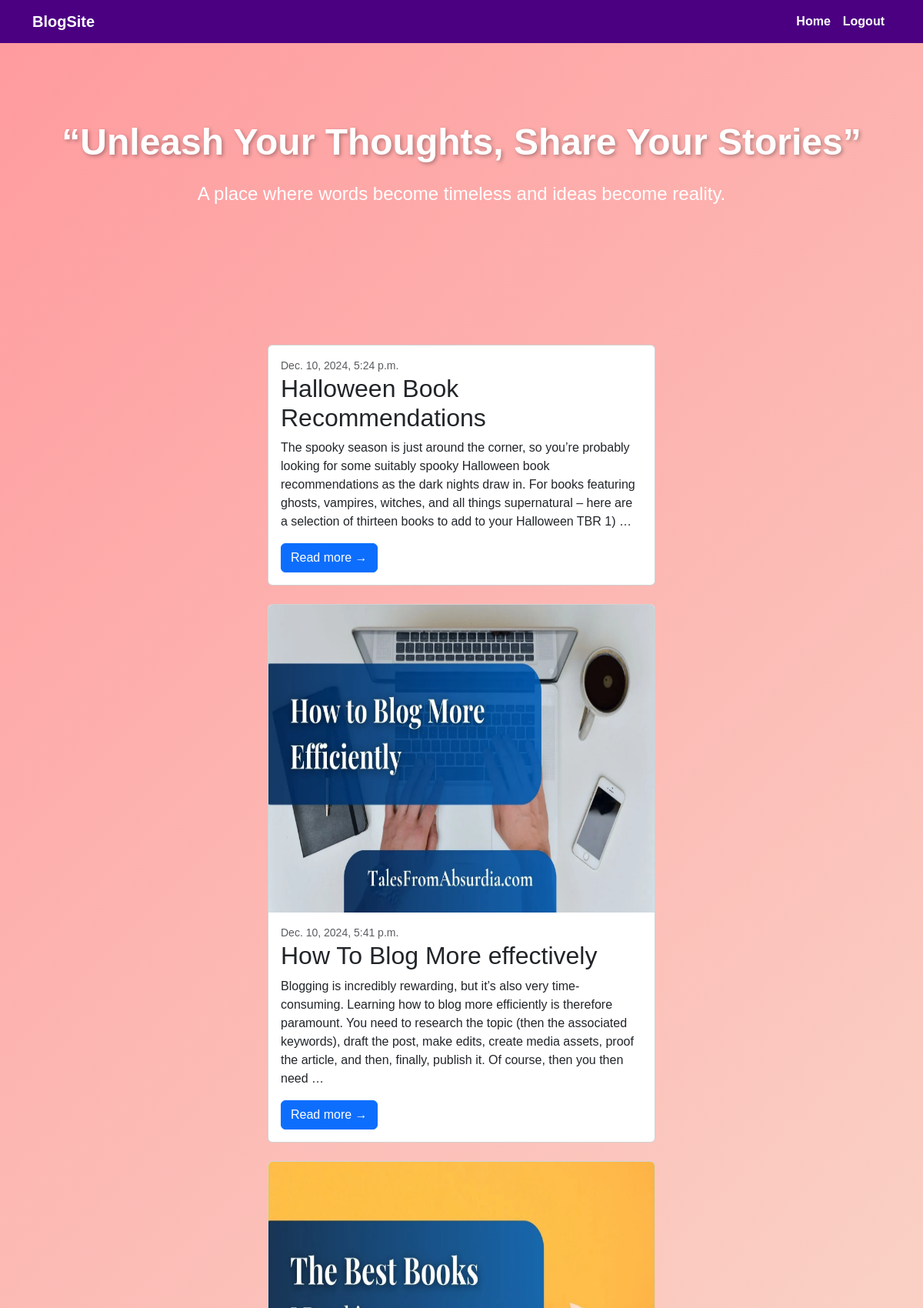
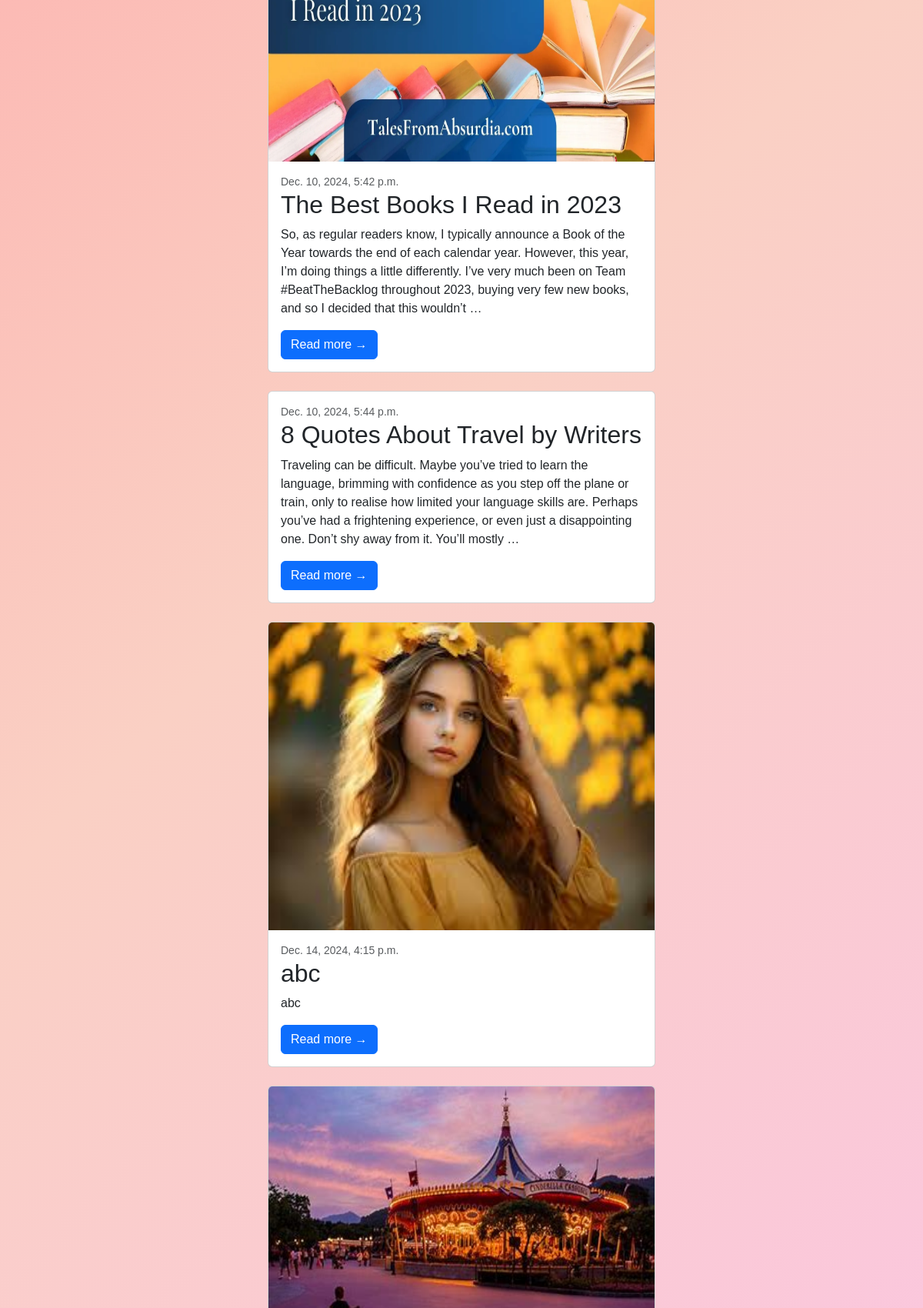
/view (upper part), run on the app's committed database (2 pictures, top to bottom).
### AdminApp/models.py (models this page shows, shortened)
class Blog(models.Model):
    title=models.CharField(max_length=100)
    image=models.ImageField(upload_to="images",blank=True, null=True)
    description=models.TextField()
    created_at=models.DateTimeField(auto_now_add=True)
    user=models.ForeignKey(settings.AUTH_USER_MODEL,on_delete=models.CASCADE)

### UserApp/views.py (the view)
# urls.py: path('view',views.ViewerHomeView.as_view(),name='viewerhome_view'),
class ViewerHomeView(TemplateView):
    template_name="viewer.html"
    def get_context_data(self, **kwargs):
        context=super().get_context_data(**kwargs)
        context["blog"]=Blog.objects.all()
        return context

### UserApp/templates/viewer.html (shortened to what this page needs)
<!DOCTYPE html>
<html lang="en">
<head>
    <link rel="stylesheet" href="https://cdn.jsdelivr.net/npm/bootstrap@5.3.2/dist/css/bootstrap.min.css">
</head>
<body>
    <nav class="navbar navbar-expand-lg">
        <div class="container">
            <a class="navbar-brand" href="#">BlogSite</a>
            <div class="collapse navbar-collapse">
                <ul class="navbar-nav ms-auto">
                    <li class="nav-item">
                        <a class="nav-link" href="{% url 'viewerhome_view' %}">Home</a>
                    </li>
                    <li class="nav-item">
                        <a class="nav-link" href="{% url 'logout_view' %}">Logout</a>
                    </li>
                </ul>
            </div>
        </div>
    </nav>
    {% block content%}
    <div class="hero">
        <h1>“Unleash Your Thoughts, Share Your Stories”</h1>
        <p>A place where words become timeless and ideas become reality.</p>
    </div>
<div class="container-fluid d-flex p-5 flex-column align-items-center justify-content-center w-50">
    {% if blog %}
    <div class="row">
        {% for i in blog %}
        <div class="col-lg-12">
            <div class="card mb-4">
                {% if i.image %}
                <a href="{% url 'viewerdetail_view' i.id %}"><img height="400px" width="500px" class="card-img-top" src="{{i.image}}"
                        alt="..." /></a>
                {% endif %}
                <div class="card-body">
                    <div class="small text-muted">{{i.created_at}}</div>
                    <h2 class="card-title">{{i.title}}</h2>
                    <p class="card-text">{{i.description|truncatewords:50}}</p>
                    <a class="btn btn-primary" href="{% url 'viewerdetail_view' i.id %}">Read more →</a>
                </div>
            </div>
        </div>
        {% endfor %}
    </div>
    {% else %}
        <p class="box1" style="color:#3a2621;">There are currently no blogs!</p>
    {% endif %}
</div>
{% endblock %}
</body>
</html>

### UserApp/templates/viewer.html (style rules this page uses)
body { background: linear-gradient(135deg, #ff9a9e, #fad0c4, #fbc2eb); color: white; font-family: 'Arial', sans-serif; }
.navbar { background-color: #4b0082; }
.navbar-brand, .nav-link { color: #fff !important; font-weight: bold; }
.hero { text-align: center; padding: 100px 20px; }
.hero h1 { font-size: 3rem; font-weight: bold; margin-bottom: 20px; text-shadow: 2px 2px 5px rgba(0, 0, 0, 0.3); }
.hero p { font-size: 1.5rem; margin-bottom: 30px; }

### data on the page
Blog: created_at "Dec. 10, 2024, 5:24 p.m.", title "Halloween Book Recommendations", description "The spooky season is just around the corner, so you’re probably looking for some suitably spooky Halloween book recommendations as the dark nights draw in. For books featuring ghosts, vampires, witches, and all things supernatural – here are a selection of thirteen books to add to your Halloween TBR 1) …"
Blog: image (picture), created_at "Dec. 10, 2024, 5:41 p.m.", title "How To Blog More effectively", description "Blogging is incredibly rewarding, but it’s also very time-consuming. Learning how to blog more efficiently is therefore paramount. You need to research the topic (then the associated keywords), draft the post, make edits, create media assets, proof the article, and then, finally, publish it. Of course, then you then need …"
Blog: image (picture), created_at "Dec. 10, 2024, 5:42 p.m.", title "The Best Books I Read in 2023", description "So, as regular readers know, I typically announce a Book of the Year towards the end of each calendar year. However, this year, I’m doing things a little differently. I’ve very much been on Team #BeatTheBacklog throughout 2023, buying very few new books, and so I decided that this wouldn’t …"
Blog: created_at "Dec. 10, 2024, 5:44 p.m.", title "8 Quotes About Travel by Writers", description "Traveling can be difficult. Maybe you’ve tried to learn the language, brimming with confidence as you step off the plane or train, only to realise how limited your language skills are. Perhaps you’ve had a frightening experience, or even just a disappointing one. Don’t shy away from it. You’ll mostly …"
Blog: image (picture), created_at "Dec. 14, 2024, 4:15 p.m.", title "abc", description "abc"
Blog: image (picture)
